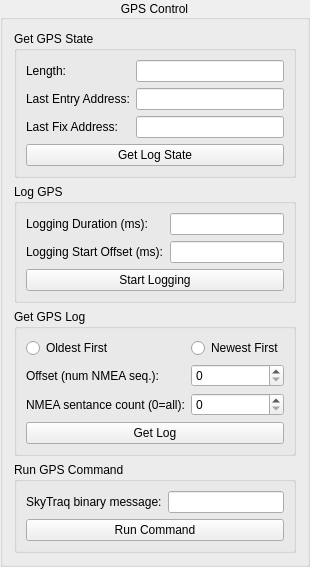
             <widget class="QGroupBox" name="gpsControlGroupBox">
              <property name="title">
               <string>GPS Control</string>
              </property>
              <property name="alignment">
               <set>Qt::AlignCenter</set>
              </property>
              <property name="flat">
               <bool>false</bool>
              </property>
              <layout class="QGridLayout" name="gridLayout_5">
               <property name="leftMargin">
                <number>11</number>
               </property>
               <property name="topMargin">
                <number>11</number>
               </property>
               <property name="rightMargin">
                <number>11</number>
               </property>
               <property name="bottomMargin">
                <number>11</number>
               </property>
               <item row="3" column="0" colspan="2">
                <widget class="QGroupBox" name="groupBox_21">
                 <property name="font">
                  <font>
                   <weight>50</weight>
                   <italic>false</italic>
                   <bold>false</bold>
                  </font>
                 </property>
                 <property name="title">
                  <string>Log GPS</string>
                 </property>
                 <property name="flat">
                  <bool>true</bool>
                 </property>
                 <layout class="QGridLayout" name="gridLayout_40">
                  <item row="0" column="1">
                   <widget class="QLineEdit" name="GPSControl_LogGPS_LoggingDuration_LineEdit"/>
                  </item>
                  <item row="1" column="0">
                   <widget class="QLabel" name="label_29">
                    <property name="text">
                     <string>Logging Start Offset (ms):</string>
                    </property>
                   </widget>
                  </item>
                  <item row="0" column="0">
                   <widget class="QLabel" name="label_30">
                    <property name="text">
                     <string>Logging Duration (ms):</string>
                    </property>
                   </widget>
                  </item>
                  <item row="1" column="1">
                   <widget class="QLineEdit" name="GPSControl_LogGPS_StartOffset_LineEdit"/>
                  </item>
                  <item row="2" column="0" colspan="2">
                   <widget class="QPushButton" name="GPSControl_LogGPS_StartLogging_Button">
                    <property name="text">
                     <string>Start Logging</string>
                    </property>
                   </widget>
                  </item>
                 </layout>
                </widget>
               </item>
               <item row="0" column="0" colspan="2">
                <widget class="QGroupBox" name="groupBox_28">
                 <property name="font">
                  <font>
                   <weight>50</weight>
                   <bold>false</bold>
                  </font>
                 </property>
                 <property name="mouseTracking">
                  <bool>false</bool>
                 </property>
                 <property name="title">
                  <string>Get GPS State</string>
                 </property>
                 <property name="flat">
                  <bool>true</bool>
                 </property>
                 <property name="checkable">
                  <bool>false</bool>
                 </property>
                 <layout class="QGridLayout" name="gridLayout_49">
                  <item row="1" column="1">
                   <widget class="QLineEdit" name="GPSControl_GetGPSState_LastEntryAddress_LineEdit"/>
                  </item>
                  <item row="0" column="1">
                   <widget class="QLineEdit" name="GPSControl_GetGPSState_Length_LineEdit"/>
                  </item>
                  <item row="2" column="0">
                   <widget class="QLabel" name="label_36">
                    <property name="text">
                     <string>Last Fix Address:</string>
                    </property>
                   </widget>
                  </item>
                  <item row="2" column="1">
                   <widget class="QLineEdit" name="GPSControl_GetGPSState_LastFixAddress_LineEdit"/>
                  </item>
                  <item row="0" column="0">
                   <widget class="QLabel" name="label_34">
                    <property name="text">
                     <string>Length:</string>
                    </property>
                   </widget>
                  </item>
                  <item row="1" column="0">
                   <widget class="QLabel" name="label_35">
                    <property name="text">
                     <string>Last Entry Address:</string>
                    </property>
                   </widget>
                  </item>
                  <item row="3" column="0" colspan="2">
                   <widget class="QPushButton" name="GPSControl_GetGPSState_GetLogState_Button">
                    <property name="text">
                     <string>Get Log State</string>
                    </property>
                   </widget>
                  </item>
                 </layout>
                </widget>
               </item>
               <item row="4" column="0" colspan="2">
                <widget class="QGroupBox" name="groupBox_23">
                 <property name="font">
                  <font>
                   <weight>50</weight>
                   <bold>false</bold>
                  </font>
                 </property>
                 <property name="title">
                  <string>Get GPS Log</string>
                 </property>
                 <property name="flat">
                  <bool>true</bool>
                 </property>
                 <layout class="QGridLayout" name="gridLayout_42">
                  <item row="1" column="0">
                   <widget class="QLabel" name="label_31">
                    <property name="text">
                     <string>Offset (num NMEA seq.):</string>
                    </property>
                   </widget>
                  </item>
                  <item row="2" column="0">
                   <widget class="QLabel" name="label_32">
                    <property name="text">
                     <string>NMEA sentance count (0=all):</string>
                    </property>
                   </widget>
                  </item>
                  <item row="3" column="0" colspan="2">
                   <widget class="QPushButton" name="GPSControl_GetGPSLog_GetLog_Button">
                    <property name="text">
                     <string>Get Log</string>
                    </property>
                   </widget>
                  </item>
                  <item row="0" column="1">
                   <widget class="QRadioButton" name="GPSControl_GetGPSLog_NewestFirst_RadioButton">
                    <property name="text">
                     <string>Newest First</string>
                    </property>
                    <attribute name="buttonGroup">
                     <string notr="true">gpsLogOldestOrNewestFirstButtonGroup</string>
                    </attribute>
                   </widget>
                  </item>
                  <item row="0" column="0">
                   <widget class="QRadioButton" name="GPSControl_GetGPSLog_OldestFirst_RadioButton">
                    <property name="text">
                     <string>Oldest First</string>
                    </property>
                    <attribute name="buttonGroup">
                     <string notr="true">gpsLogOldestOrNewestFirstButtonGroup</string>
                    </attribute>
                   </widget>
                  </item>
                  <item row="1" column="1">
                   <widget class="QSpinBox" name="GPSControl_GetGPSLog_Offset_SpinBox"/>
                  </item>
                  <item row="2" column="1">
                   <widget class="QSpinBox" name="GPSControl_GetGPSLog_NMEASeqCount_SpinBox"/>
                  </item>
                 </layout>
                </widget>
               </item>
               <item row="5" column="0" colspan="2">
                <widget class="QGroupBox" name="groupBox_8">
                 <property name="font">
                  <font>
                   <weight>50</weight>
                   <italic>false</italic>
                   <bold>false</bold>
                  </font>
                 </property>
                 <property name="title">
                  <string>Run GPS Command</string>
                 </property>
                 <property name="flat">
                  <bool>true</bool>
                 </property>
                 <layout class="QGridLayout" name="gridLayout_28">
                  <item row="0" column="1">
                   <widget class="QLineEdit" name="GPSControl_RunGPSCmd_SkytraqBinary_LineEdit"/>
                  </item>
                  <item row="0" column="0">
                   <widget class="QLabel" name="label_33">
                    <property name="text">
                     <string>SkyTraq binary message:</string>
                    </property>
                   </widget>
                  </item>
                  <item row="2" column="0" colspan="2">
                   <widget class="QPushButton" name="GPSControl_RunGPSCmd_RunCommand_Button">
                    <property name="text">
                     <string>Run Command</string>
                    </property>
                   </widget>
                  </item>
                 </layout>
                </widget>
               </item>
              </layout>
             </widget>
